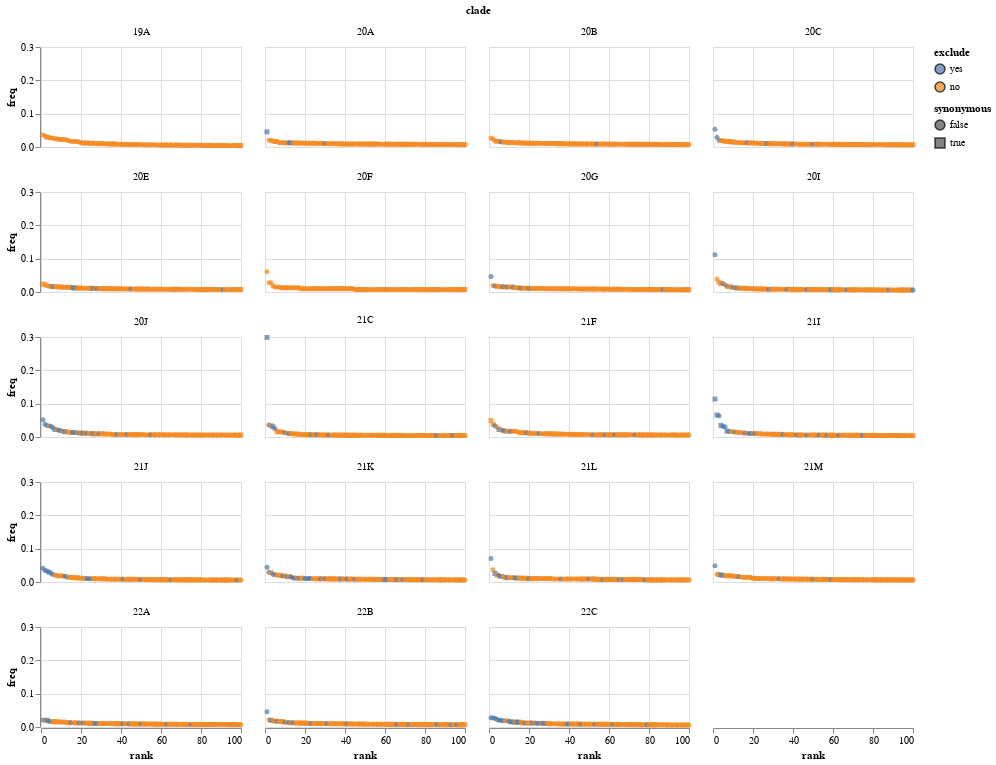

Notebook source saved alongside this figure:
### Markdown cell above
For each clade plot the top mutations as a fraction of all mutations in that clade, just using the "all" subset.

You can mouseover points to highlight mutations (which will highlight all mutations at that site on all facets), and click the legend to show/hide excluded or non-excluded mutations.

This plot is useful to look at to identifier apparent outlier sites with aberrantly high mutation counts that can then be specified for exclusion (note those specifications are done in the pipeline `config.yaml` file, and also all reversions from clade founder to reference may be excluded):

### Code cell
top_n = 100  # plot this many per clade

mutation_freqs = (
    mutation_counts
    .query("subset == 'all'")
    .sort_values(["clade", "count"], ascending=False)
    .groupby("clade")
    .head(n=top_n)
    .assign(
        freq=lambda x: x["count"] / x.groupby("clade")["count"].transform("sum"),
        rank=lambda x: x.groupby("clade")["freq"].rank(ascending=False, method="first"),
        exclude=lambda x: x["exclude"].map({True: "yes", False: "no"}),
    )
)

select_exclude = alt.selection_multi(
    fields=["exclude"], bind="legend", init=[{"exclude": "yes"}, {"exclude": "no"}],
)

select_site = alt.selection_single(
    fields=["nt_site"], on="mouseover", empty="none",
)

mutation_freqs_chart = (
    alt.Chart(mutation_freqs)
    .encode(
        x="rank",
        y="freq",
        strokeWidth=alt.condition(select_site, alt.value(2), alt.value(0)),
        color=alt.Color("exclude", scale=alt.Scale(domain=["yes", "no"])),
        shape=alt.Shape("synonymous"),
        size=alt.condition(select_site, alt.value(50), alt.value(25)),
        tooltip=["nt_site", "nt_mutation", "count", "freq"],
    )
    .mark_point(filled=True, stroke="black")
    .properties(width=200, height=100)
    .facet("clade", columns=4)
    .add_selection(select_exclude, select_site)
    .transform_filter(select_exclude)
)

mutation_freqs_chart

### Figure 1 — Vega-Lite specification as saved in the notebook (floating-point values rounded to 4 significant figures; data arrays with more than 128 entries replaced by an {"elided": "..."} marker saying what was removed)
{"config": {"view": {"continuousWidth": 400, "continuousHeight": 300}}, "data": {"name": "data-c8f01fd20ab4192623f172e52ed51461"}, "facet": {"field": "clade", "type": "nominal"}, "spec": {"mark": {"type": "point", "filled": true, "stroke": "black"}, "encoding": {"color": {"field": "exclude", "scale": {"domain": ["yes", "no"]}, "type": "nominal"}, "shape": {"field": "synonymous", "type": "nominal"}, "size": {"condition": {"value": 50, "selection": "selector002"}, "value": 25}, "strokeWidth": {"condition": {"value": 2, "selection": "selector002"}, "value": 0}, "tooltip": [{"field": "nt_site", "type": "quantitative"}, {"field": "nt_mutation", "type": "nominal"}, {"field": "count", "type": "quantitative"}, {"field": "freq", "type": "quantitative"}], "x": {"field": "rank", "type": "quantitative"}, "y": {"field": "freq", "type": "quantitative"}}, "height": 100, "selection": {"selector001": {"type": "multi", "fields": ["exclude"], "bind": "legend", "init": [{"exclude": "yes"}, {"exclude": "no"}]}, "selector002": {"type": "single", "fields": ["nt_site"], "on": "mouseover", "empty": "none"}}, "width": 200}, "columns": 4, "transform": [{"filter": {"selection": "selector001"}}], "$schema": "https://vega.github.io/schema/vega-lite/v4.17.0.json", "datasets": {"data-c8f01fd20ab4192623f172e52ed51461": {"elided": "1900 records"}}}
